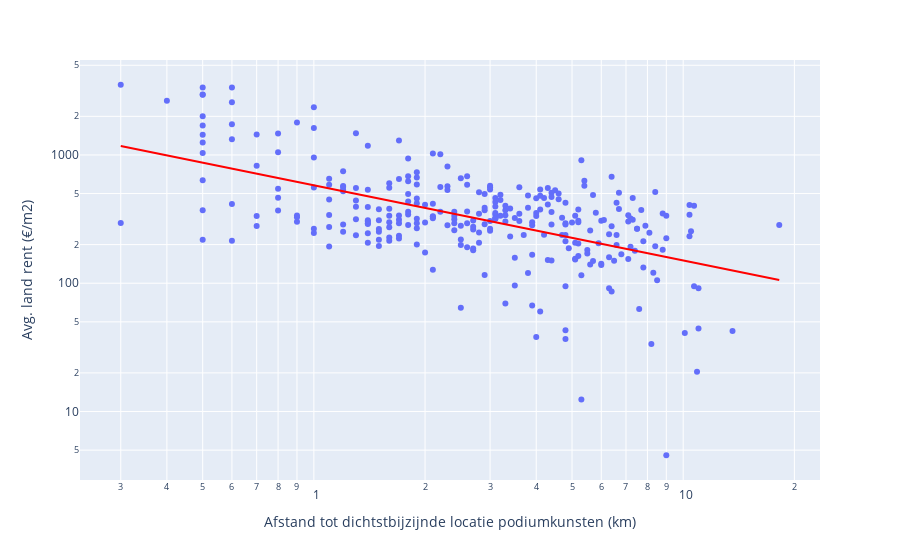

Notebook cell for this chart:
### Code cell


### Figure 1 — Plotly figure (JSON) as saved in the notebook; plotly's stock layout.template omitted (floating-point values rounded to 4 significant figures; data arrays with more than 128 entries replaced by an {"elided": "..."} marker saying what was removed)
{"data": [{"hovertemplate": "Afstand tot dichtstbijzijnde locatie podiumkunsten (km)=%{x}<br>Avg. land rent (€/m2)=%{y}<extra></extra>", "legendgroup": "", "marker": {"color": "#636efa", "symbol": "circle"}, "mode": "markers", "name": "", "orientation": "v", "showlegend": false, "type": "scatter", "x": {"elided": "298 float values"}, "xaxis": "x", "y": {"elided": "298 float values"}, "yaxis": "y"}, {"hovertemplate": "<b>OLS trendline</b><br>log10(p_m2_FE) = -0.585884 * log10(AFS_PODIUM) + 2.76342<br>R<sup>2</sup>=0.318450<br><br>Afstand tot dichtstbijzijnde locatie podiumkunsten (km)=%{x}<br>Avg. land rent (€/m2)=%{y} <b>(trend)</b><extra></extra>", "legendgroup": "", "line": {"color": "red"}, "marker": {"color": "#636efa", "symbol": "circle"}, "mode": "lines", "name": "", "showlegend": false, "type": "scatter", "x": {"elided": "298 float values"}, "xaxis": "x", "y": {"elided": "298 float values"}, "yaxis": "y"}], "layout": {"legend": {"tracegroupgap": 0}, "margin": {"t": 60}, "xaxis": {"anchor": "y", "domain": [0, 1], "title": {"text": "Afstand tot dichtstbijzijnde locatie podiumkunsten (km)"}, "type": "log"}, "yaxis": {"anchor": "x", "domain": [0, 1], "title": {"text": "Avg. land rent (€/m2)"}, "type": "log"}}}
